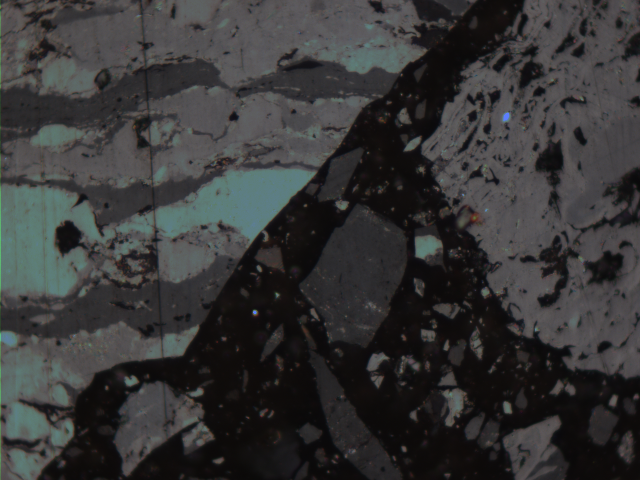
#> input picture img/0.PNG, 1280 x 960 px, found by its file name (shown at 1/2 size); its folder holds 4 pictures in this run
$ python index.py
#> lines starting #> are read from the running program, lines starting #| are printed output that depends on the picture
from tkinter import Menu
import cv2 as cv
import numpy as np
from tqdm import tqdm

def csv_save(n,mean,dev):
    f=open('index.csv','a')
    data=str(n)+','+str(mean)+','+str(dev)+'\n'
    f.write(data)
    f.close()

def index(n):
#> called with n = 0
    path=str('img/'+str(n)+'.PNG')
    img=cv.imread(path,0)
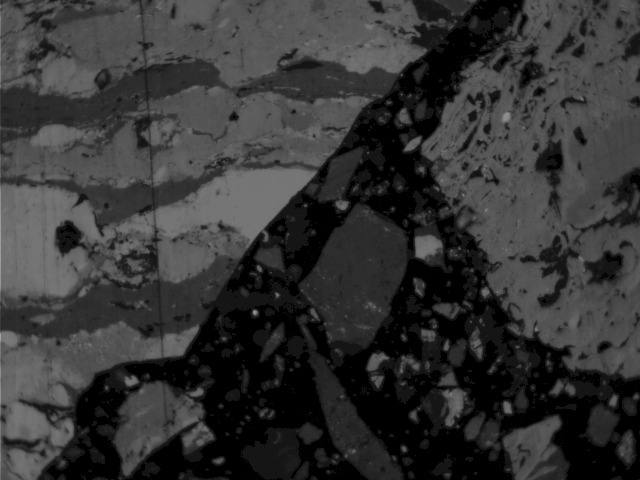
#> img: shape (960, 1280) (shown at 1/2 size); min 0, max 209, mean 52.6
    mean,dev=cv.meanStdDev(img)
#> mean = [52.58]; dev = [35.36]
    mean=round(float(mean),4)
#> mean = 52.58
    dev=round(float(dev),4)
#> dev = 35.36
    csv_save(n,mean,dev)
    return mean,dev

def ave(l):
    sum=0
    for i in l:
        sum+=i
    return sum/len(l)


def main(n):
    meanAll=[]
    devAll=[]
    csv_save('n','mean','dev')
    for i in tqdm(range(n)):
        mean,dev=index(i)
#> mean = 52.58; dev = 35.36
        meanAll.append(mean)
        devAll.append(dev)
    meanAve=ave(meanAll)
    devAve=ave(devAll)
    csv_save('ave',str(meanAve),str(devAve))


#> (the run stopped early here; a loop or call above may not have finished)
